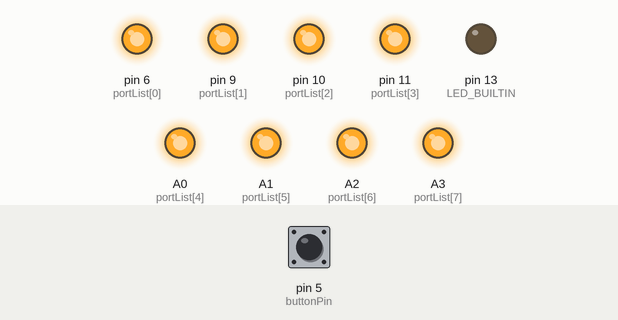
The sketch below on a simulated Arduino Uno, built with avr-gcc and run on an emulated ATmega328P. Shown: output pins drawn as LEDs (lit = HIGH). The test bench sets the inputs (shaded band); at power-on: pin 5 (buttonPin) HIGH. Random numbers use the default seed unless the sketch sets one.

Above: at 1.2 s.
1.3 s: pin 5 (buttonPin) pulled LOW for 0.15 s
At 3.77 s:
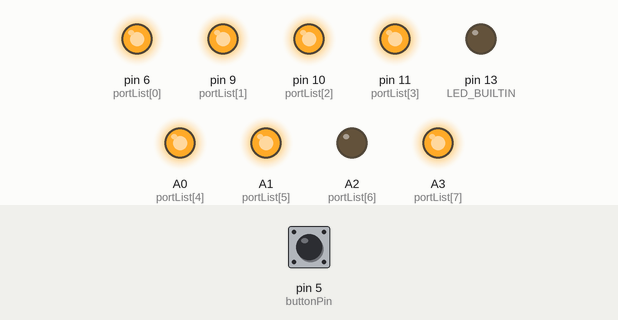
At 6.08 s:
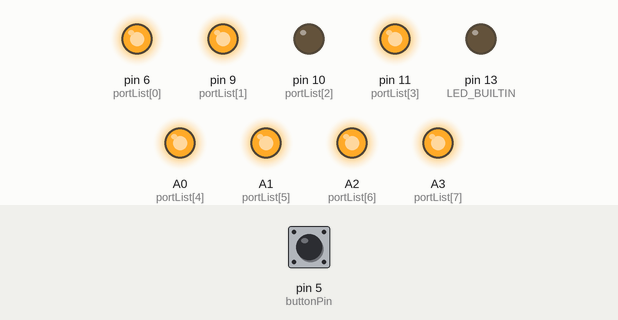
Timing chart, 0 to 23.6 s (numbered marks = the images above; inputs shaded):
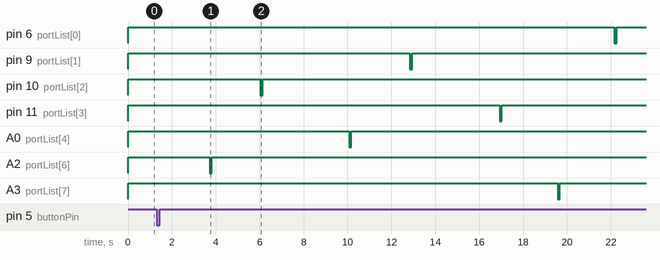

The sketch:

QuickEyesFastHands.ino
```cpp
// QuickEyesFastHands.ino

int portList[]={6,9,10,11,A0,A1,A2,A3};
const int portCount=8;
const int buttonPin=5;
void setup()
{
  Serial.begin(9600);
  pinMode(LED_BUILTIN, OUTPUT);
  pinMode(buttonPin, INPUT_PULLUP);

  //pinMode(11,OUTPUT); digitalWrite(11,HIGH);

  for (int i=0; i < portCount; i++)
  {
    pinMode(portList[i],OUTPUT);
    digitalWrite(portList[i],HIGH);
  }

}

void loop()
{
  while(digitalRead(buttonPin) == HIGH)
  {
    delay(1);
  }


  for (int i=0; i < portCount; i++)
  {
    int n = random(0, portCount);  // Integer from 0 to questionCount-1
    int temp = portList[n];
    portList[n] =  portList[i];
    portList[i] = temp;
  }

  for (int i=0; i < portCount; i++)
  {
    delay(random(2000,4500));
    //delay(500);
    digitalWrite(portList[i],LOW);
    delay(100);
    digitalWrite(portList[i],HIGH);

  }

  for (int i=0; i<4; i++)
  {
    digitalWrite(LED_BUILTIN, HIGH);
    delay(500);
    digitalWrite(LED_BUILTIN, LOW);
    delay(500);
  }
}
```

Measured:
- after the input at 1.3 s, pin 6 (portList[0]): HIGH → LOW after 20.9 s, → HIGH 0.10 s later; pin 9 (portList[1]): HIGH → LOW after 11.5 s, → HIGH 0.10 s later
